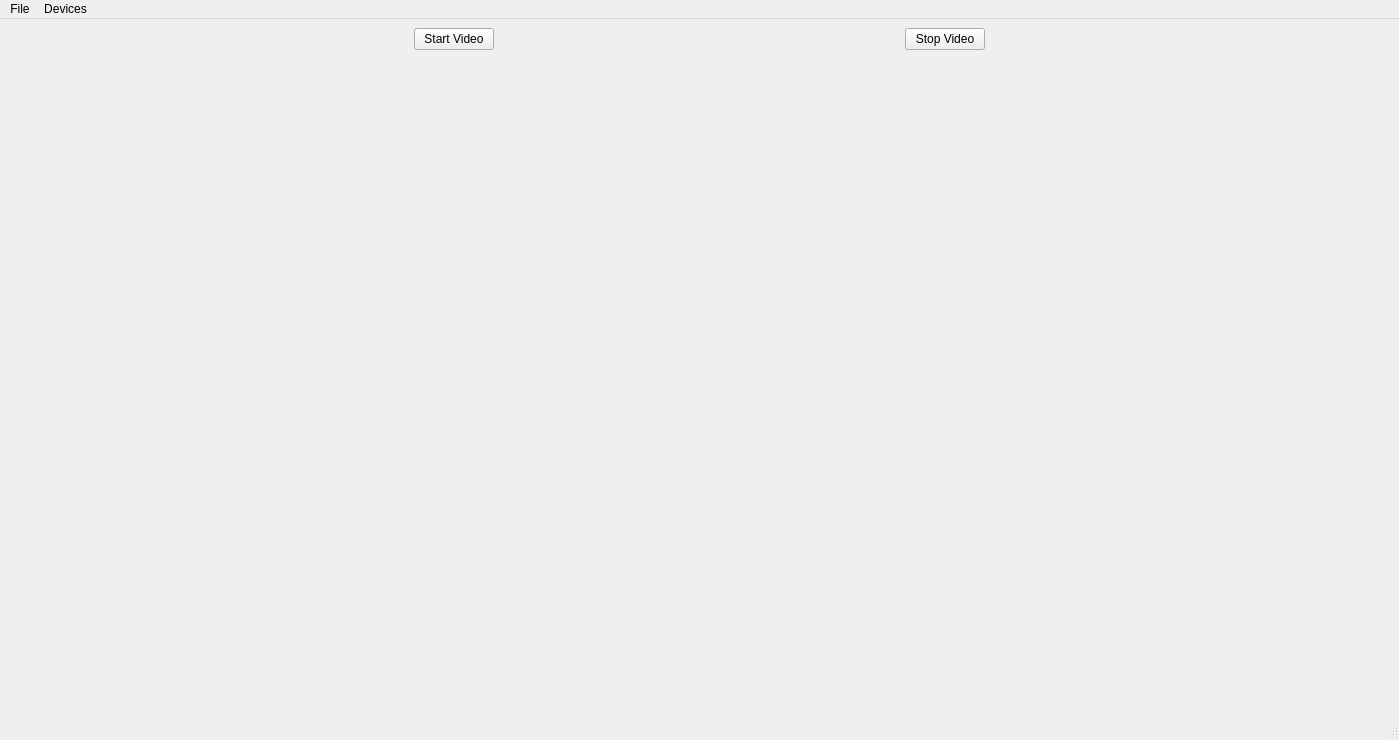
<?xml version="1.0" encoding="UTF-8"?>
<ui version="4.0">
 <class>MainWindow</class>
 <widget class="QMainWindow" name="MainWindow">
  <property name="geometry">
   <rect>
    <x>0</x>
    <y>0</y>
    <width>1399</width>
    <height>740</height>
   </rect>
  </property>
  <property name="windowTitle">
   <string>Camera</string>
  </property>
  <widget class="QWidget" name="centralwidget">
   <property name="sizePolicy">
    <sizepolicy hsizetype="Expanding" vsizetype="Expanding">
     <horstretch>0</horstretch>
     <verstretch>0</verstretch>
    </sizepolicy>
   </property>
   <layout class="QGridLayout" name="gridLayout_3">
    <item row="4" column="1">
     <layout class="QHBoxLayout" name="horizontalLayout" stretch="0">
      <item>
       <widget class="VideoWidget" name="videoWidget" native="true">
        <property name="sizePolicy">
         <sizepolicy hsizetype="Expanding" vsizetype="Preferred">
          <horstretch>1</horstretch>
          <verstretch>1</verstretch>
         </sizepolicy>
        </property>
        <property name="baseSize">
         <size>
          <width>0</width>
          <height>0</height>
         </size>
        </property>
       </widget>
      </item>
     </layout>
    </item>
    <item row="0" column="1">
     <layout class="QGridLayout" name="gridLayout">
      <property name="sizeConstraint">
       <enum>QLayout::SetMinimumSize</enum>
      </property>
      <property name="verticalSpacing">
       <number>6</number>
      </property>
      <item row="0" column="0">
       <widget class="QPushButton" name="startButton">
        <property name="sizePolicy">
         <sizepolicy hsizetype="Fixed" vsizetype="Fixed">
          <horstretch>0</horstretch>
          <verstretch>0</verstretch>
         </sizepolicy>
        </property>
        <property name="text">
         <string>Start Video</string>
        </property>
       </widget>
      </item>
      <item row="0" column="1">
       <widget class="QPushButton" name="stopButton">
        <property name="sizePolicy">
         <sizepolicy hsizetype="Fixed" vsizetype="Fixed">
          <horstretch>0</horstretch>
          <verstretch>0</verstretch>
         </sizepolicy>
        </property>
        <property name="text">
         <string>Stop Video</string>
        </property>
       </widget>
      </item>
     </layout>
    </item>
   </layout>
  </widget>
  <widget class="QMenuBar" name="menubar">
   <property name="geometry">
    <rect>
     <x>0</x>
     <y>0</y>
     <width>1399</width>
     <height>21</height>
    </rect>
   </property>
   <widget class="QMenu" name="menuFile">
    <property name="title">
     <string>File</string>
    </property>
    <addaction name="separator"/>
    <addaction name="actionExit"/>
   </widget>
   <widget class="QMenu" name="menuDevices">
    <property name="title">
     <string>Devices</string>
    </property>
   </widget>
   <addaction name="menuFile"/>
   <addaction name="menuDevices"/>
  </widget>
  <widget class="QStatusBar" name="statusbar"/>
  <action name="actionExit">
   <property name="text">
    <string>Exit</string>
   </property>
  </action>
 </widget>
 <customwidgets>
  <customwidget>
   <class>VideoWidget</class>
   <extends>QWidget</extends>
   <header>videowidget.h</header>
   <container>1</container>
  </customwidget>
 </customwidgets>
 <resources/>
 <connections>
  <connection>
   <sender>actionExit</sender>
   <signal>triggered()</signal>
   <receiver>MainWindow</receiver>
   <slot>close()</slot>
   <hints>
    <hint type="sourcelabel">
     <x>-1</x>
     <y>-1</y>
    </hint>
    <hint type="destinationlabel">
     <x>333</x>
     <y>210</y>
    </hint>
   </hints>
  </connection>
 </connections>
 <slots>
  <slot>record()</slot>
  <slot>pause()</slot>
  <slot>stop()</slot>
  <slot>enablePreview(bool)</slot>
  <slot>configureCaptureSettings()</slot>
  <slot>takeImage()</slot>
  <slot>startCamera()</slot>
  <slot>toggleLock()</slot>
  <slot>setMuted(bool)</slot>
  <slot>stopCamera()</slot>
  <slot>setExposureCompensation(int)</slot>
 </slots>
</ui>
